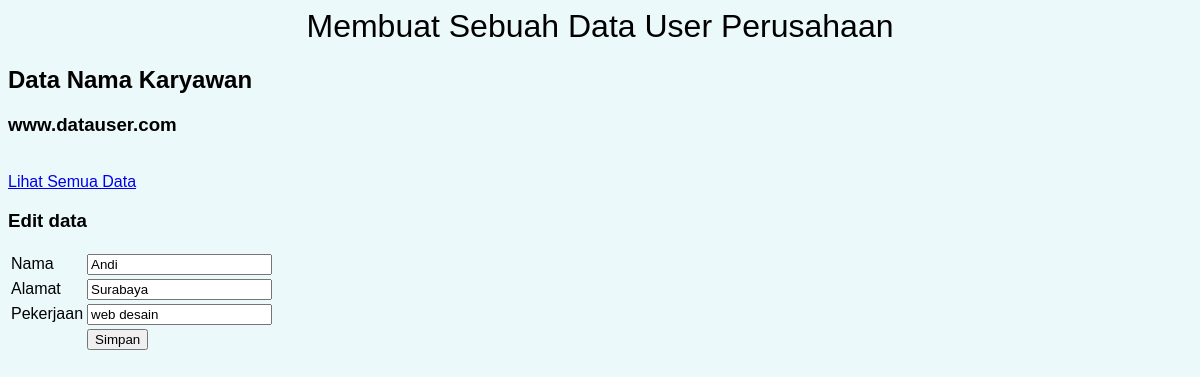
The page /edit.php?id=1 on the database its author committed.
### tables this page shows
CREATE TABLE `karyawan` (
  `id` int(11) NOT NULL,
  `nama` varchar(50) NOT NULL,
  `alamat` text NOT NULL,
  `pekerjaan` varchar(50) NOT NULL
);

### edit.php (the view, shortened to what this page needs)
<html>
<head>
	<link rel="stylesheet" type="text/css" href="style.css">
</head>
<body>
	<div class="judul">
		<h1>Membuat Sebuah Data User Perusahaan</h1>
		<h2>Data Nama Karyawan</h2>
		<h3>www.datauser.com</h3>
	</div>
	<br/>
	<a href="index.php">Lihat Semua Data</a>
	<br/>
	<h3>Edit data</h3>
	<?php
	include "koneksi.php";
	$id = $_GET['id'];
	$query_mysql = mysqli_query($connect,"SELECT * FROM karyawan WHERE id='$id'")or die(mysqli_error());
	while($data = mysqli_fetch_array($query_mysql)){
	?>
	<form action="update.php" method="post">
		<table>
			<tr>
				<td>Nama</td>
				<td>
					<input type="text" name="nama" value="<?php echo $data['nama'] ?>">
				</td>
			</tr>
			<tr>
				<td>Alamat</td>
				<td><input type="text" name="alamat" value="<?php echo $data['alamat'] ?>"></td>
			</tr>
			<tr>
				<td>Pekerjaan</td>
				<td><input type="text" name="pekerjaan" value="<?php echo $data['pekerjaan'] ?>"></td>
			</tr>
			<tr>
				<td></td>
				<td><input type="submit" value="Simpan"></td>
			</tr>
		</table>
	</form>
	<?php } ?>
</body>
</html>

### style.css (style rules this page uses)
body { font-family: sans-serif; background: #ebf9fb; }
h1 { text-align: center; font-weight: 300; }

### rows shown on the page
karyawan: nama "Andi", alamat "Surabaya", pekerjaan "web desain"
